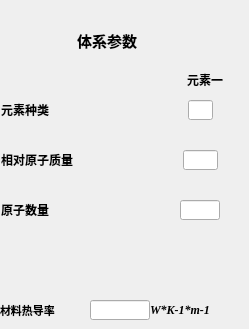
                 <widget class="QWidget" name="page_7">
                  <widget class="QWidget" name="widget_10" native="true">
                   <property name="geometry">
                    <rect>
                     <x>0</x>
                     <y>20</y>
                     <width>240</width>
                     <height>250</height>
                    </rect>
                   </property>
                   <property name="styleSheet">
                    <string notr="true">border-top-color: rgb(130, 130, 130);
border-bottom-color: rgb(130, 130, 130);
border-left-color: rgb(130, 130, 130);</string>
                   </property>
                   <widget class="QLabel" name="label_63">
                    <property name="geometry">
                     <rect>
                      <x>77</x>
                      <y>10</y>
                      <width>80</width>
                      <height>20</height>
                     </rect>
                    </property>
                    <property name="font">
                     <font>
                      <family>微软雅黑</family>
                      <pointsize>11</pointsize>
                      <bold>true</bold>
                     </font>
                    </property>
                    <property name="styleSheet">
                     <string notr="true">border-color: rgb(255, 255, 255);
color: rgb(0, 0, 0);</string>
                    </property>
                    <property name="text">
                     <string>体系参数</string>
                    </property>
                   </widget>
                   <widget class="QLabel" name="label_64">
                    <property name="geometry">
                     <rect>
                      <x>1</x>
                      <y>80</y>
                      <width>71</width>
                      <height>20</height>
                     </rect>
                    </property>
                    <property name="font">
                     <font>
                      <family>微软雅黑</family>
                      <pointsize>9</pointsize>
                      <bold>true</bold>
                     </font>
                    </property>
                    <property name="styleSheet">
                     <string notr="true">border-color: rgb(255, 255, 255);
color: rgb(0, 0, 0);</string>
                    </property>
                    <property name="text">
                     <string>元素种类</string>
                    </property>
                   </widget>
                   <widget class="QLabel" name="label_65">
                    <property name="geometry">
                     <rect>
                      <x>180</x>
                      <y>50</y>
                      <width>50</width>
                      <height>20</height>
                     </rect>
                    </property>
                    <property name="font">
                     <font>
                      <family>微软雅黑</family>
                      <pointsize>9</pointsize>
                      <bold>true</bold>
                     </font>
                    </property>
                    <property name="styleSheet">
                     <string notr="true">border-color: rgb(255, 255, 255);
color: rgb(0, 0, 0);</string>
                    </property>
                    <property name="text">
                     <string>元素一</string>
                    </property>
                    <property name="alignment">
                     <set>Qt::AlignmentFlag::AlignCenter</set>
                    </property>
                   </widget>
                   <widget class="QLabel" name="label_66">
                    <property name="geometry">
                     <rect>
                      <x>1</x>
                      <y>130</y>
                      <width>101</width>
                      <height>20</height>
                     </rect>
                    </property>
                    <property name="font">
                     <font>
                      <family>微软雅黑</family>
                      <pointsize>9</pointsize>
                      <bold>true</bold>
                     </font>
                    </property>
                    <property name="styleSheet">
                     <string notr="true">border-color: rgb(255, 255, 255);
color: rgb(0, 0, 0);</string>
                    </property>
                    <property name="text">
                     <string>相对原子质量</string>
                    </property>
                   </widget>
                   <widget class="QLabel" name="label_67">
                    <property name="geometry">
                     <rect>
                      <x>1</x>
                      <y>180</y>
                      <width>81</width>
                      <height>20</height>
                     </rect>
                    </property>
                    <property name="font">
                     <font>
                      <family>微软雅黑</family>
                      <pointsize>9</pointsize>
                      <bold>true</bold>
                     </font>
                    </property>
                    <property name="styleSheet">
                     <string notr="true">border-color: rgb(255, 255, 255);
color: rgb(0, 0, 0);</string>
                    </property>
                    <property name="text">
                     <string>原子数量</string>
                    </property>
                   </widget>
                   <widget class="QLineEdit" name="exp1_ele1_lineEdit_2">
                    <property name="geometry">
                     <rect>
                      <x>188</x>
                      <y>80</y>
                      <width>25</width>
                      <height>20</height>
                     </rect>
                    </property>
                    <property name="font">
                     <font>
                      <family>Times New Roman</family>
                      <italic>true</italic>
                      <bold>true</bold>
                     </font>
                    </property>
                    <property name="styleSheet">
                     <string notr="true">border-color: rgb(255, 255, 255);
color: rgb(0, 0, 0);
border-bottom-color: rgb(0, 0, 0);</string>
                    </property>
                    <property name="alignment">
                     <set>Qt::AlignmentFlag::AlignCenter</set>
                    </property>
                   </widget>
                   <widget class="QLineEdit" name="exp1_ele1_mass_lineEdit_2">
                    <property name="geometry">
                     <rect>
                      <x>183</x>
                      <y>130</y>
                      <width>35</width>
                      <height>20</height>
                     </rect>
                    </property>
                    <property name="font">
                     <font>
                      <family>Arial</family>
                      <bold>true</bold>
                     </font>
                    </property>
                    <property name="styleSheet">
                     <string notr="true">border-color: rgb(255, 255, 255);
color: rgb(0, 0, 0);
border-bottom-color: rgb(0, 0, 0);</string>
                    </property>
                    <property name="alignment">
                     <set>Qt::AlignmentFlag::AlignCenter</set>
                    </property>
                   </widget>
                   <widget class="QLineEdit" name="exp1_ele1_num_lineEdit_2">
                    <property name="geometry">
                     <rect>
                      <x>180</x>
                      <y>180</y>
                      <width>40</width>
                      <height>20</height>
                     </rect>
                    </property>
                    <property name="font">
                     <font>
                      <family>Arial</family>
                      <bold>true</bold>
                     </font>
                    </property>
                    <property name="styleSheet">
                     <string notr="true">border-color: rgb(255, 255, 255);
color: rgb(0, 0, 0);
border-bottom-color: rgb(0, 0, 0);</string>
                    </property>
                    <property name="alignment">
                     <set>Qt::AlignmentFlag::AlignCenter</set>
                    </property>
                   </widget>
                  </widget>
                  <widget class="QLabel" name="label_68">
                   <property name="geometry">
                    <rect>
                     <x>0</x>
                     <y>300</y>
                     <width>70</width>
                     <height>20</height>
                    </rect>
                   </property>
                   <property name="font">
                    <font>
                     <family>微软雅黑</family>
                     <pointsize>8</pointsize>
                     <bold>true</bold>
                    </font>
                   </property>
                   <property name="styleSheet">
                    <string notr="true">border-color: rgb(255, 255, 255);
color: rgb(0, 0, 0);</string>
                   </property>
                   <property name="text">
                    <string>材料热导率</string>
                   </property>
                  </widget>
                  <widget class="QLineEdit" name="exp_res_lineEdit_2">
                   <property name="geometry">
                    <rect>
                     <x>90</x>
                     <y>300</y>
                     <width>60</width>
                     <height>20</height>
                    </rect>
                   </property>
                   <property name="font">
                    <font>
                     <family>Arial</family>
                     <bold>true</bold>
                    </font>
                   </property>
                   <property name="styleSheet">
                    <string notr="true">border-color: rgb(255, 255, 255);
color: rgb(0, 0, 0);
border-bottom-color: rgb(0, 0, 0);</string>
                   </property>
                   <property name="text">
                    <string/>
                   </property>
                   <property name="alignment">
                    <set>Qt::AlignmentFlag::AlignRight|Qt::AlignmentFlag::AlignTrailing|Qt::AlignmentFlag::AlignVCenter</set>
                   </property>
                  </widget>
                  <widget class="QLabel" name="label_49">
                   <property name="geometry">
                    <rect>
                     <x>150</x>
                     <y>300</y>
                     <width>81</width>
                     <height>20</height>
                    </rect>
                   </property>
                   <property name="font">
                    <font>
                     <family>Times New Roman</family>
                     <pointsize>9</pointsize>
                     <italic>true</italic>
                     <bold>true</bold>
                    </font>
                   </property>
                   <property name="styleSheet">
                    <string notr="true">color: rgb(0, 0, 0);</string>
                   </property>
                   <property name="text">
                    <string>W*K-1*m-1</string>
                   </property>
                  </widget>
                 </widget>
